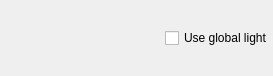
<?xml version="1.0" encoding="UTF-8"?>
<ui version="4.0">
 <class>WdgKisLayerStyleAngleSelector</class>
 <widget class="QWidget" name="WdgKisLayerStyleAngleSelector">
  <property name="geometry">
   <rect>
    <x>0</x>
    <y>0</y>
    <width>273</width>
    <height>76</height>
   </rect>
  </property>
  <layout class="QHBoxLayout" name="horizontalLayout">
   <property name="leftMargin">
    <number>0</number>
   </property>
   <property name="topMargin">
    <number>0</number>
   </property>
   <property name="rightMargin">
    <number>0</number>
   </property>
   <property name="bottomMargin">
    <number>0</number>
   </property>
   <item>
    <layout class="QHBoxLayout" name="horizontalLayout_2">
     <property name="spacing">
      <number>5</number>
     </property>
     <item>
      <widget class="KisAngleSelector" name="angleSelector" native="true"/>
     </item>
     <item>
      <spacer name="horizontalSpacer">
       <property name="orientation">
        <enum>Qt::Horizontal</enum>
       </property>
       <property name="sizeHint" stdset="0">
        <size>
         <width>40</width>
         <height>20</height>
        </size>
       </property>
      </spacer>
     </item>
     <item>
      <widget class="QCheckBox" name="chkUseGlobalLight">
       <property name="text">
        <string>Use global light</string>
       </property>
      </widget>
     </item>
    </layout>
   </item>
  </layout>
 </widget>
 <customwidgets>
  <customwidget>
   <class>KisAngleSelector</class>
   <extends>QWidget</extends>
   <header location="global">KisAngleSelector.h</header>
   <container>1</container>
  </customwidget>
 </customwidgets>
 <resources/>
 <connections/>
</ui>
